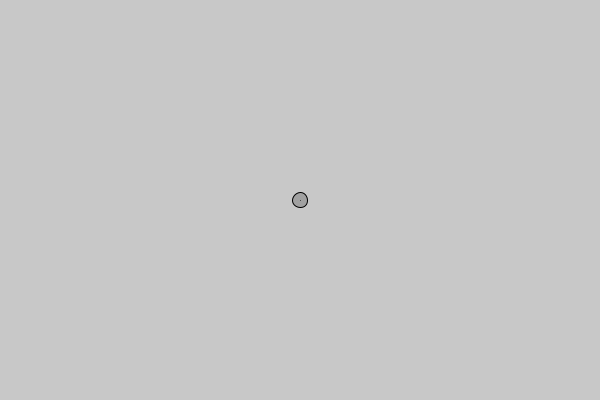
Frame 1 (no input)
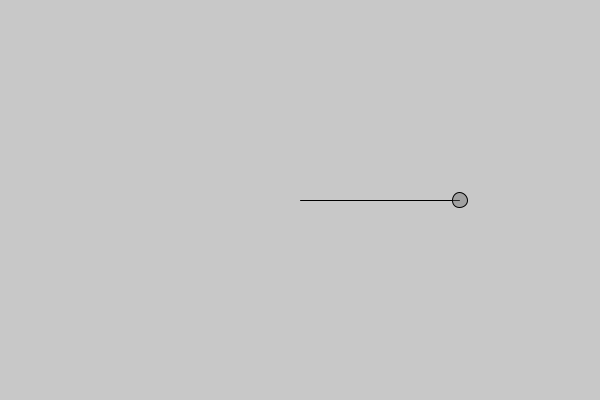
Frame 60 (the mouse pressed at the canvas centre just before this capture)
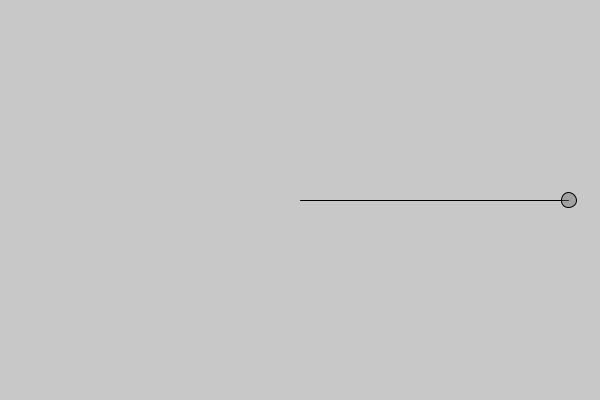
Frame 120 (the mouse held since frame 60 and released just before this capture)

The Processing sketch that drew these frames (run headless with seeded random() and noise(); from frame 60 on, the mouse is pressed at the canvas centre):

// Processing sketch: multiple_oscillation
// ── multiple_oscillation.pde
float angle1, angle2;
float aV1, aV2;
float aM1, aM2;
float x;


void setup() {
  size(600, 400);
  fill(100, 100);
  angle1 = 0.0;
  angle2 = 0.0;
  aV1 = 0.01;
  aV2 = 0.2;
  aM1 = 300;
  aM2 = 10;
}

void draw() {
  background(200);
  x = 0;
  x += aM1 * sin(angle1);
  x += aM2 * sin(angle2);
  translate(width/2, height/2);
  line(0, 0, x, 0);
  ellipse(x, 0, 15, 15);
  angle1 += aV1;
  angle2 += aV2;
}
